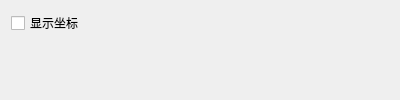
<?xml version="1.0" encoding="UTF-8"?>
<ui version="4.0">
 <class>FCPostProcessingCoordinatesPage</class>
 <widget class="QWidget" name="FCPostProcessingCoordinatesPage">
  <property name="geometry">
   <rect>
    <x>0</x>
    <y>0</y>
    <width>400</width>
    <height>100</height>
   </rect>
  </property>
  <property name="windowTitle">
   <string>三维坐标</string>
  </property>
  <layout class="QVBoxLayout" name="verticalLayout_Coordinates">
      <item>
       <widget class="QCheckBox" name="checkBoxShowCoordinates">
        <property name="text">
         <string>显示坐标</string>
        </property>
       </widget>
      </item>
      <item>
       <spacer name="verticalSpacer_Coordinates">
        <property name="orientation">
         <enum>Qt::Vertical</enum>
        </property>
        <property name="sizeHint" stdset="0">
         <size>
          <width>20</width>
          <height>40</height>
         </size>
        </property>
       </spacer>
      </item>
     </layout>
 </widget>
 <resources/>
 <connections/>
</ui>
